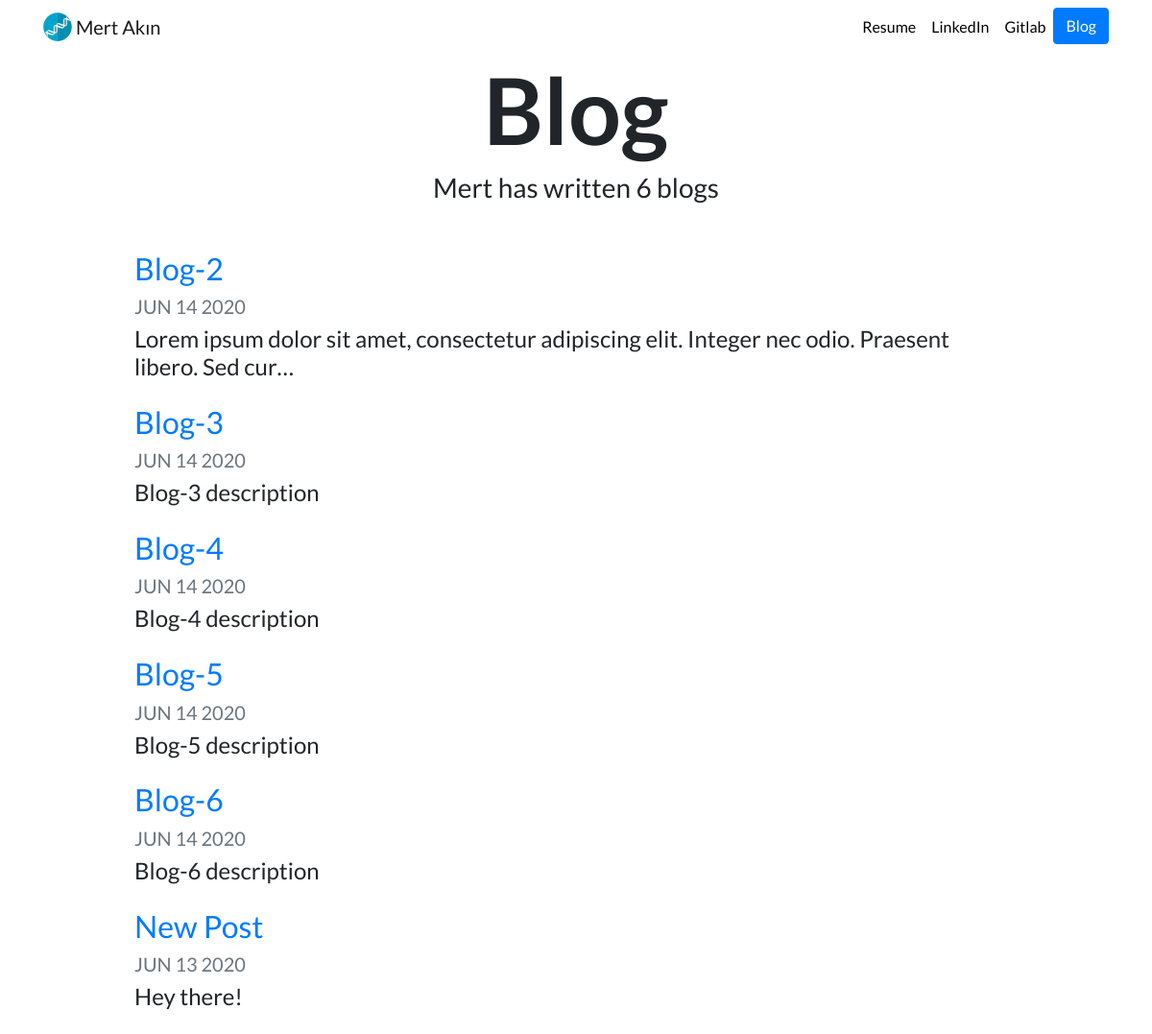
/blog/, run on an earlier commit of the app's database.
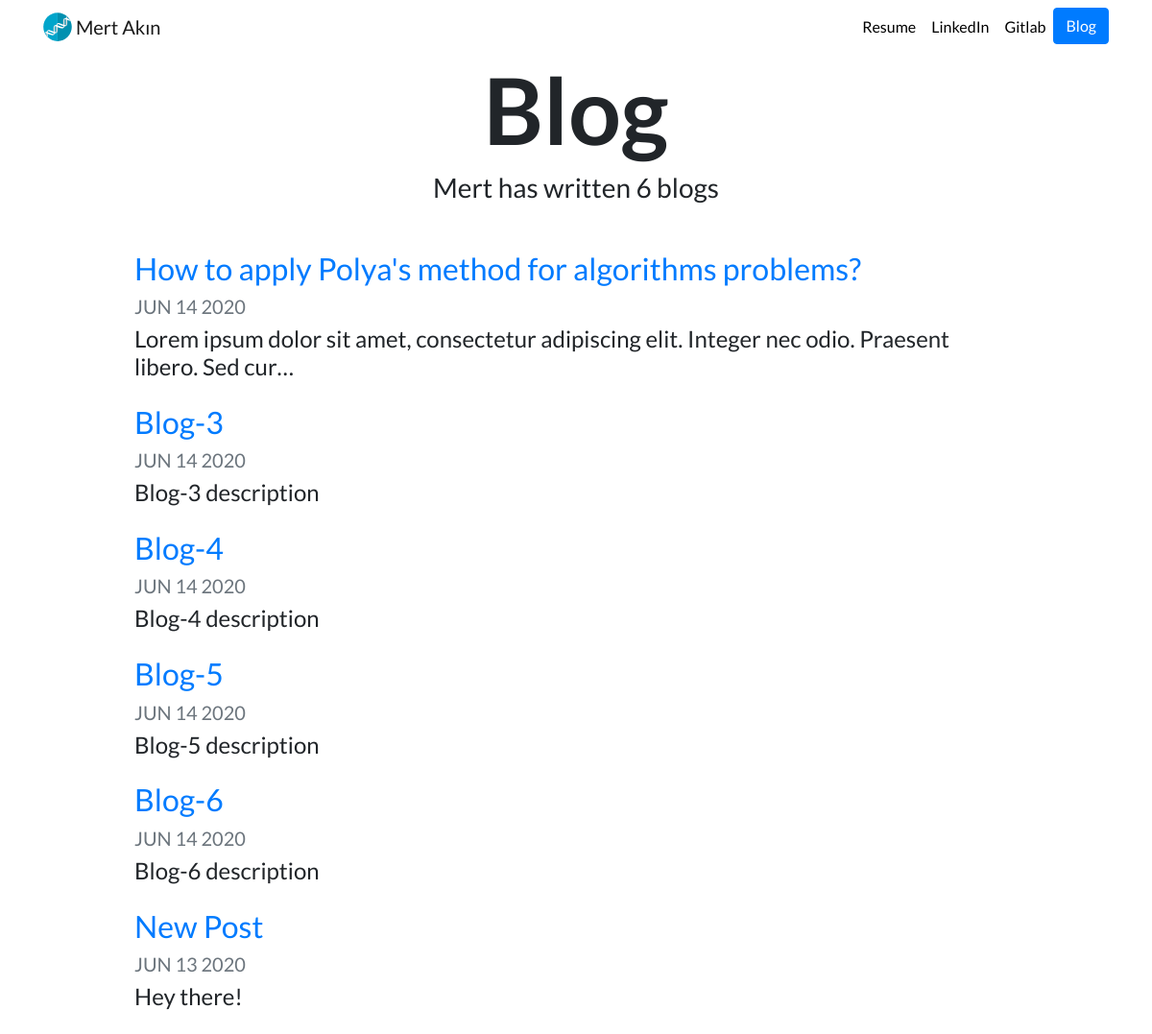
And on a later commit of the database.
### blog/models.py (models this page shows, shortened)
class Blog (models.Model):
    title=models.CharField(max_length=200)
    description=models.TextField()
    date=models.DateField()

### blog/views.py (the view)
# urls.py: path('', views.all_blogs, name='all_blogs'),
def all_blogs(request):
    blogs=Blog.objects.order_by('-date')
    return render(request, 'blog/all_blogs.html', { 'blogs':blogs })

### blog/templates/blog/all_blogs.html
{% extends "portfolio/base.html" %}
{% load static %}
{% block content %}
<h1 id="blogtitle" class="font-weight-bold text-center">Blog</h1>
<h3 class="text-center mb-5">Mert has written {{ blogs.count }} blog{{ blogs.count|pluralize }}</h3>
{% for blog in blogs %}
<div class="row justify-content-center my-3">
  <div class="col-md-10">
    <a href="{% url 'blog:detail' blog.id %}">
      <h2>{{ blog.title }}</h2>
    </a>
    <h5 class="text-muted">{{ blog.date|date:'M d Y'|upper }}</h5>
    <h4>{{ blog.description|striptags|truncatechars:100 }}</h4>
  </div>
</div>
{% endfor %}
{% endblock %}

What changed in the data, as far as the page shows it:
changed Blog: title "Blog-2" → "How to apply Polya's method for algorithms problems?"
